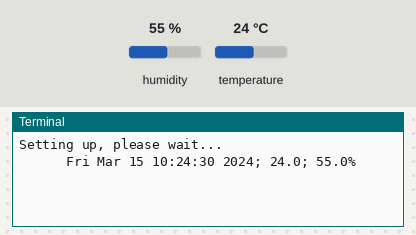
Bench run of a program on a simulated Raspberry Pi (BCM pin numbers). On the bench: the last lines printed to the terminal. The test bench sets the inputs (shaded band); at power-on: humidity 55 %, temperature 24 °C. The clock reads 2024-03-15 10:24:30 at power-on unless the program sets it.

Above: at 1.2 s.
1.3 s: humidity set to 22 %
At 2.9 s:
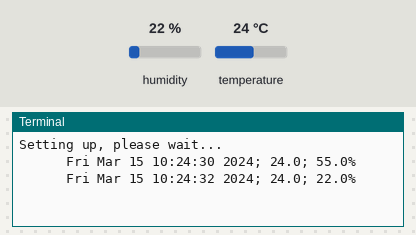
3.4 s: temperature set to 12 °C
At 4.8 s:
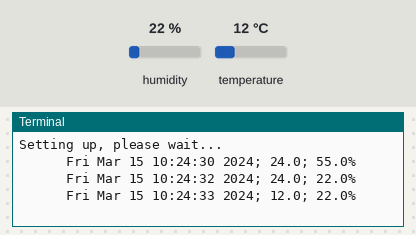
5.5 s: humidity set to 40 %
At 7.9 s:
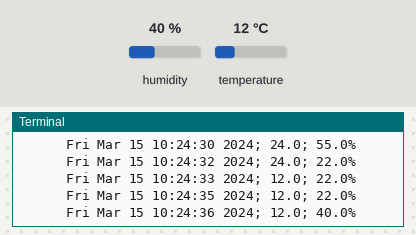
Timing chart, 0 to 9.4 s (numbered marks = the images above; inputs shaded):
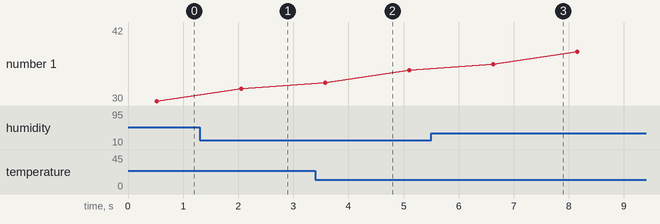

Measured:
- after the input at 1.3 s, the terminal: prints a new line after 0.75 s (image 1)
- after the input at 3.4 s, the terminal: prints a new line after 0.18 s (image 2)
- after the input at 5.5 s, the terminal: prints a new line after 1.1 s (image 3)

The program:

temperature_alert.py
```python
#!/usr/bin/python
# -*- coding: UTF-8 -*-
import Adafruit_DHT as DHT
import time
import pygame

Sensor = 11
# 温湿度传感器的 GPIO 针脚
humiture = 21

pygame.init()

alert = pygame.mixer.Sound("/usr/share/sounds/alsa/Front_Center.wav")


def setup():
    print 'Setting up, please wait...'

def loop():
    while True:
        humidity, temperature = DHT.read_retry(Sensor, humiture)
        localtime = time.asctime( time.localtime(time.time()) )

        if humidity is not None and temperature is not None:
            print '%30s; %2.1f; %2.1f%%' % (localtime, temperature, humidity)
        else:
            print 'Failed to get reading. Try again!'

        if temperature > 37:
            alert.play()
# 一秒钟检测一次
        time.sleep(1)
# 一分钟检测一次
#        time.sleep(60)


setup()
try:
    loop()
except KeyboardInterrupt:
    pygame.mixer.stop()
```
